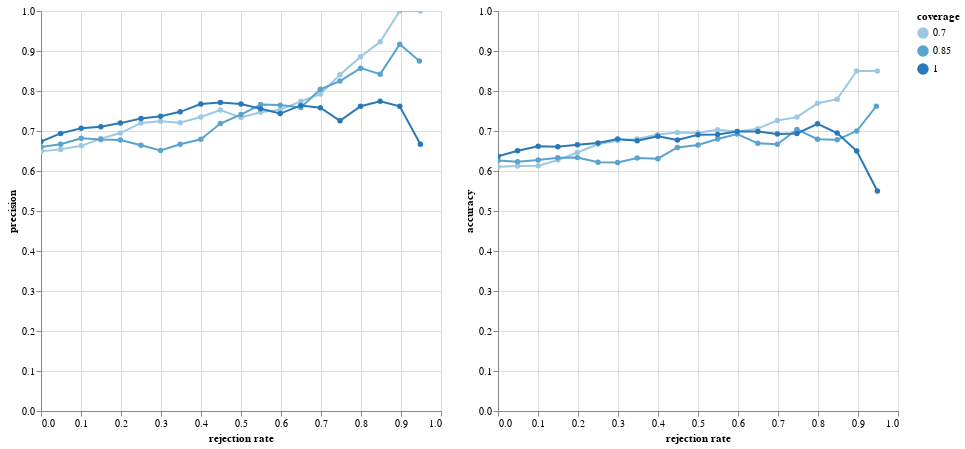

The cell this chart's notebook holds for it:
### Code cell
coverage_filters = [0.85, 1.0, 0.5, 0.7]

prec_chart_id = alt.Chart(id_data[id_data["coverage"].isin(coverage_filters)]).mark_line(point=True).encode(
    x=alt.X("rejection rate", scale=alt.Scale(domain=[0.0,1.0])), 
    y=alt.Y("precision", scale=alt.Scale(domain=[0.0,1.0])), 
    color=alt.Color("coverage", type="ordinal")).properties(width=400, height=400).interactive()

acc_chart_id = alt.Chart(id_data[id_data["coverage"].isin(coverage_filters)]).mark_line(point=True).encode(
    x=alt.X("rejection rate", scale=alt.Scale(domain=[0.0,1.0])), 
    y=alt.Y("accuracy", scale=alt.Scale(domain=[0.0,1.0])), 
    color=alt.Color("coverage", type="ordinal")).properties(width=400, height=400).interactive()

prec_chart_id | acc_chart_id

### Figure 1 — Vega-Lite specification as saved in the notebook (floating-point values rounded to 4 significant figures)
{"config": {"view": {"continuousWidth": 300, "continuousHeight": 300}}, "hconcat": [{"data": {"name": "data-79007d1793771e31f0df8e8f734123e7"}, "mark": {"type": "line", "point": true}, "encoding": {"color": {"field": "coverage", "type": "ordinal"}, "x": {"field": "rejection rate", "scale": {"domain": [0.0, 1.0]}, "type": "quantitative"}, "y": {"field": "precision", "scale": {"domain": [0.0, 1.0]}, "type": "quantitative"}}, "height": 400, "name": "view_3", "width": 400}, {"data": {"name": "data-79007d1793771e31f0df8e8f734123e7"}, "mark": {"type": "line", "point": true}, "encoding": {"color": {"field": "coverage", "type": "ordinal"}, "x": {"field": "rejection rate", "scale": {"domain": [0.0, 1.0]}, "type": "quantitative"}, "y": {"field": "accuracy", "scale": {"domain": [0.0, 1.0]}, "type": "quantitative"}}, "height": 400, "name": "view_4", "width": 400}], "params": [{"name": "param_3", "select": {"type": "interval", "encodings": ["x", "y"]}, "bind": "scales", "views": ["view_3"]}, {"name": "param_4", "select": {"type": "interval", "encodings": ["x", "y"]}, "bind": "scales", "views": ["view_4"]}], "$schema": "https://vega.github.io/schema/vega-lite/v5.8.0.json", "datasets": {"data-79007d1793771e31f0df8e8f734123e7": [{"coverage": 0.7, "rejection rate": 0.0, "accuracy": 0.6108, "precision": 0.6495, "recall": 0.6029}, {"coverage": 0.7, "rejection rate": 0.04897, "accuracy": 0.6125, "precision": 0.6541, "recall": 0.605}, {"coverage": 0.7, "rejection rate": 0.1005, "accuracy": 0.6132, "precision": 0.6629, "recall": 0.6042}, {"coverage": 0.7, "rejection rate": 0.1495, "accuracy": 0.6273, "precision": 0.681, "recall": 0.6099}, {"coverage": 0.7, "rejection rate": 0.1985, "accuracy": 0.6463, "precision": 0.6948, "recall": 0.6294}, {"coverage": 0.7, "rejection rate": 0.25, "accuracy": 0.6667, "precision": 0.7203, "recall": 0.6437}, {"coverage": 0.7, "rejection rate": 0.299, "accuracy": 0.6765, "precision": 0.7246, "recall": 0.6667}, {"coverage": 0.7, "rejection rate": 0.3479, "accuracy": 0.6798, "precision": 0.7209, "recall": 0.6739}, {"coverage": 0.7, "rejection rate": 0.3995, "accuracy": 0.691, "precision": 0.735, "recall": 0.6772}, {"coverage": 0.7, "rejection rate": 0.4485, "accuracy": 0.6963, "precision": 0.7524, "recall": 0.6695}, {"coverage": 0.7, "rejection rate": 0.5, "accuracy": 0.6959, "precision": 0.734, "recall": 0.6699}, {"coverage": 0.7, "rejection rate": 0.549, "accuracy": 0.7029, "precision": 0.747, "recall": 0.6667}, {"coverage": 0.7, "rejection rate": 0.5979, "accuracy": 0.6987, "precision": 0.7534, "recall": 0.6548}, {"coverage": 0.7, "rejection rate": 0.6495, "accuracy": 0.7059, "precision": 0.7742, "recall": 0.6486}, {"coverage": 0.7, "rejection rate": 0.6985, "accuracy": 0.7265, "precision": 0.7925, "recall": 0.6667}, {"coverage": 0.7, "rejection rate": 0.7474, "accuracy": 0.7347, "precision": 0.8409, "recall": 0.6607}, {"coverage": 0.7, "rejection rate": 0.799, "accuracy": 0.7692, "precision": 0.8857, "recall": 0.6889}, {"coverage": 0.7, "rejection rate": 0.8479, "accuracy": 0.7797, "precision": 0.9231, "recall": 0.6857}, {"coverage": 0.7, "rejection rate": 0.8969, "accuracy": 0.85, "precision": 1.0, "recall": 0.7273}, {"coverage": 0.7, "rejection rate": 0.9485, "accuracy": 0.85, "precision": 1.0, "recall": 0.75}, {"coverage": 0.85, "rejection rate": 0.0, "accuracy": 0.6263, "precision": 0.66, "recall": 0.6316}, {"coverage": 0.85, "rejection rate": 0.04897, "accuracy": 0.6233, "precision": 0.6667, "recall": 0.6238}, {"coverage": 0.85, "rejection rate": 0.1005, "accuracy": 0.6275, "precision": 0.6818, "recall": 0.6186}, {"coverage": 0.85, "rejection rate": 0.1495, "accuracy": 0.6333, "precision": 0.6788, "recall": 0.6222}, {"coverage": 0.85, "rejection rate": 0.1985, "accuracy": 0.6334, "precision": 0.6774, "recall": 0.6213}, {"coverage": 0.85, "rejection rate": 0.25, "accuracy": 0.622, "precision": 0.6643, "recall": 0.5962}, {"coverage": 0.85, "rejection rate": 0.299, "accuracy": 0.6213, "precision": 0.6512, "recall": 0.5915}, {"coverage": 0.85, "rejection rate": 0.3479, "accuracy": 0.6324, "precision": 0.6667, "recall": 0.5909}, {"coverage": 0.85, "rejection rate": 0.3995, "accuracy": 0.6309, "precision": 0.6792, "recall": 0.5806}, {"coverage": 0.85, "rejection rate": 0.4485, "accuracy": 0.6589, "precision": 0.7187, "recall": 0.6}, {"coverage": 0.85, "rejection rate": 0.5, "accuracy": 0.6649, "precision": 0.7412, "recall": 0.5943}, {"coverage": 0.85, "rejection rate": 0.549, "accuracy": 0.68, "precision": 0.7662, "recall": 0.6082}, {"coverage": 0.85, "rejection rate": 0.5979, "accuracy": 0.6923, "precision": 0.7647, "recall": 0.619}, {"coverage": 0.85, "rejection rate": 0.6495, "accuracy": 0.6691, "precision": 0.7586, "recall": 0.5867}, {"coverage": 0.85, "rejection rate": 0.6985, "accuracy": 0.6667, "precision": 0.8043, "recall": 0.5522}, {"coverage": 0.85, "rejection rate": 0.7474, "accuracy": 0.7041, "precision": 0.825, "recall": 0.6}, {"coverage": 0.85, "rejection rate": 0.799, "accuracy": 0.6795, "precision": 0.8571, "recall": 0.5333}, {"coverage": 0.85, "rejection rate": 0.8479, "accuracy": 0.678, "precision": 0.8421, "recall": 0.5}, {"coverage": 0.85, "rejection rate": 0.8969, "accuracy": 0.7, "precision": 0.9167, "recall": 0.5}, {"coverage": 0.85, "rejection rate": 0.9459, "accuracy": 0.7619, "precision": 0.875, "recall": 0.6364}, {"coverage": 1.0, "rejection rate": 0.0, "accuracy": 0.6366, "precision": 0.6735, "recall": 0.6316}, {"coverage": 1.0, "rejection rate": 0.04897, "accuracy": 0.6504, "precision": 0.694, "recall": 0.635}, {"coverage": 1.0, "rejection rate": 0.1005, "accuracy": 0.6619, "precision": 0.7069, "recall": 0.6474}, {"coverage": 1.0, "rejection rate": 0.1495, "accuracy": 0.6606, "precision": 0.7108, "recall": 0.6484}, {"coverage": 1.0, "rejection rate": 0.1985, "accuracy": 0.6656, "precision": 0.7197, "recall": 0.6532}, {"coverage": 1.0, "rejection rate": 0.25, "accuracy": 0.6701, "precision": 0.731, "recall": 0.6503}, {"coverage": 1.0, "rejection rate": 0.299, "accuracy": 0.6801, "precision": 0.7368, "recall": 0.6533}, {"coverage": 1.0, "rejection rate": 0.3479, "accuracy": 0.6759, "precision": 0.748, "recall": 0.6434}, {"coverage": 1.0, "rejection rate": 0.3995, "accuracy": 0.6867, "precision": 0.7672, "recall": 0.6593}, {"coverage": 1.0, "rejection rate": 0.4485, "accuracy": 0.6776, "precision": 0.7714, "recall": 0.6429}, {"coverage": 1.0, "rejection rate": 0.5, "accuracy": 0.6907, "precision": 0.7677, "recall": 0.6726}, {"coverage": 1.0, "rejection rate": 0.549, "accuracy": 0.6914, "precision": 0.7558, "recall": 0.6633}, {"coverage": 1.0, "rejection rate": 0.5979, "accuracy": 0.6987, "precision": 0.7436, "recall": 0.6824}, {"coverage": 1.0, "rejection rate": 0.6495, "accuracy": 0.6985, "precision": 0.7639, "recall": 0.6962}, {"coverage": 1.0, "rejection rate": 0.6985, "accuracy": 0.6923, "precision": 0.7581, "recall": 0.6912}, {"coverage": 1.0, "rejection rate": 0.7474, "accuracy": 0.6939, "precision": 0.7255, "recall": 0.6981}, {"coverage": 1.0, "rejection rate": 0.799, "accuracy": 0.7179, "precision": 0.7619, "recall": 0.7273}, {"coverage": 1.0, "rejection rate": 0.8479, "accuracy": 0.6949, "precision": 0.7742, "recall": 0.6857}, {"coverage": 1.0, "rejection rate": 0.8969, "accuracy": 0.65, "precision": 0.7619, "recall": 0.64}, {"coverage": 1.0, "rejection rate": 0.9485, "accuracy": 0.55, "precision": 0.6667, "recall": 0.6154}]}}
